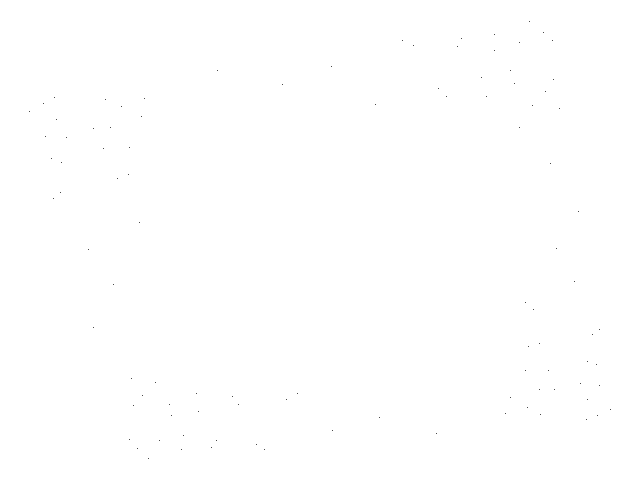
Frame 1 (no input)
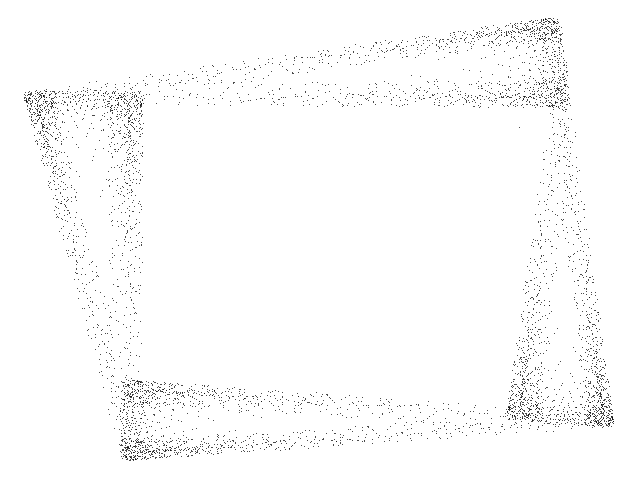
Frame 60 (the mouse pressed at the canvas centre just before this capture)
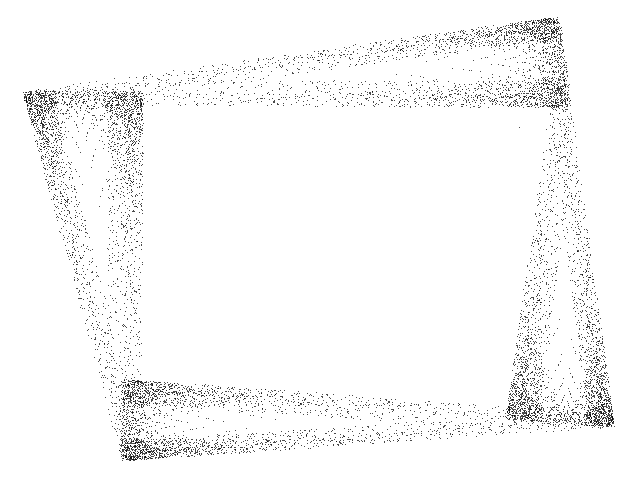
Frame 120 (the mouse held since frame 60 and released just before this capture)

The Processing sketch that drew these frames (run headless with seeded random() and noise(); from frame 60 on, the mouse is pressed at the canvas centre):

// Processing sketch: Kaneko_Abs
// ── Kaneko_Abs.pde
// Kaneko chaotic map - abs //

  float x = 0.1;
  float y = 0.1;
  float a = 0.1;
  float d = 1.23;

void setup() {
  
  size(640, 480);
  background(255);
  
}

void draw() {
  
  for (int i=0;i<100;i++) {
    
    float nx = x;
    float ny = y;
        
    x = a * nx + (1 - a) * (1 - d * abs(ny));
    y = nx;
  
    point(120+(500*x), 90+(375*y));
        
  }

}
